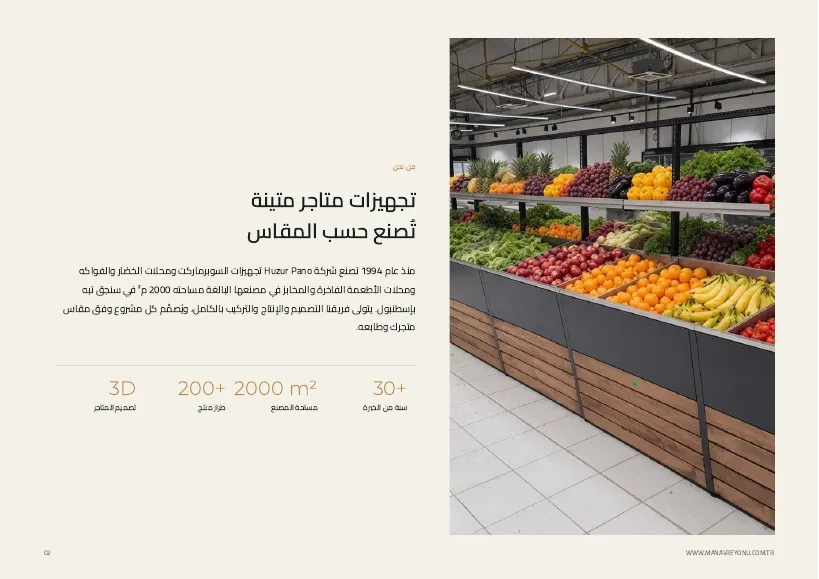
#> input picture katalog/ar-1.webp, 819 x 579 px
$ python make_icon.py ../katalog/ar-0.webp ../katalog/ar-1.webp ../katalog/ar-1.webp
#> lines starting #> are read from the running program, lines starting #| are printed output that depends on the picture; after the words box and inside, x2 and y2 are one past the last pixel; in counts of white or black regions, pixels touching at a corner belong together
#> in compose, `cv = Image.new('RGBA', (W, H), (0, 0, 0, 0))`: cv: PIL image 480x320 RGBA; every value is 0
# Kategori ikonu: beyaz zeminli 1-2 ürün fotoğrafından şeffaf, iç içe ikon üretir
# kullanım: python3 tools/make_icon.py cikti.webp on_foto.jpg [arka_foto.jpg]
import sys
from PIL import Image, ImageDraw, ImageFilter, ImageChops

def cutout(path):
#> called with path = '../katalog/ar-1.webp'
    im = Image.open(path).convert('RGB'); im.thumbnail((900, 900))
#> in cutout, im is the input picture: PIL image 819x579 RGB; mean R, G, B 202, 194.9, 184.6
    w, h = im.size; m = im.copy(); MAG = (255, 0, 255)
#> after `w, h = im.size`: w = 819; h = 579
    pts = [(x, 0) for x in range(0, w, 15)] + [(x, h - 1) for x in range(0, w, 15)] + [(0, y) for y in range(0, h, 15)] + [(w - 1, y) for y in range(0, h, 15)]
    for p in pts:
        px = m.getpixel(p)
        if px != MAG and min(px) > 225:
            ImageDraw.floodfill(m, p, MAG, thresh=28)
#> this loop made 188 passes
#> px on passes 1 to 3: (244, 241, 235), (255, 0, 255), (255, 0, 255)
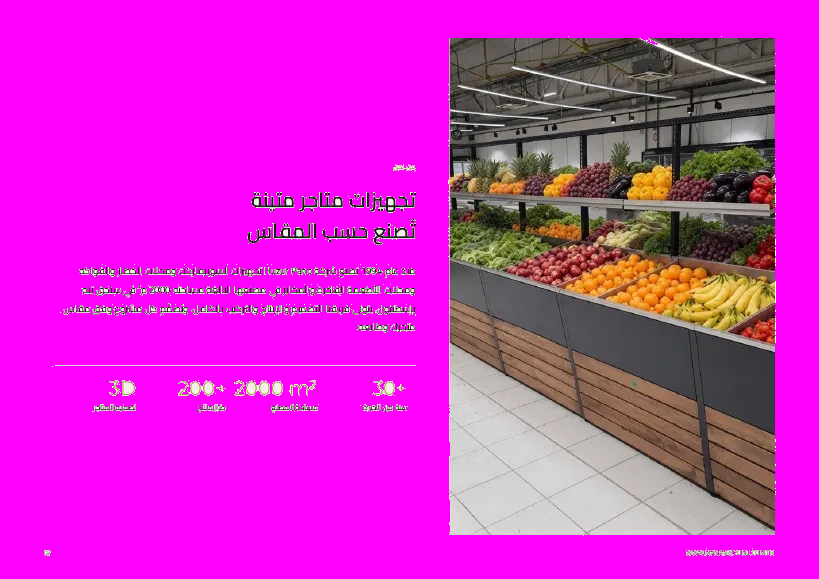
#> m: PIL image 819x579 RGB; mean R, G, B 209, 42, 198.5
    diff = ImageChops.difference(m, Image.new('RGB', m.size, MAG)).convert('L').point(lambda v: 255 if v > 0 else 0)
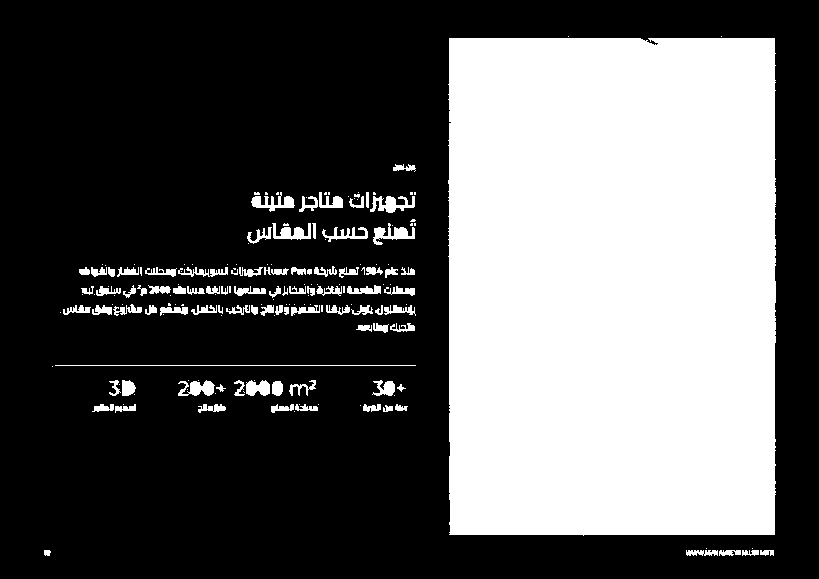
#> diff: PIL image 819x579 L; 36.6% white; 183 white regions (92 under 20 px), largest, box (x1, y1, x2, y2) and area: (448, 38, 776, 536) 162065, (370, 196, 415, 213) 419, (373, 223, 415, 245) 416
    alpha = diff.filter(ImageFilter.MinFilter(3)).filter(ImageFilter.GaussianBlur(1.2))
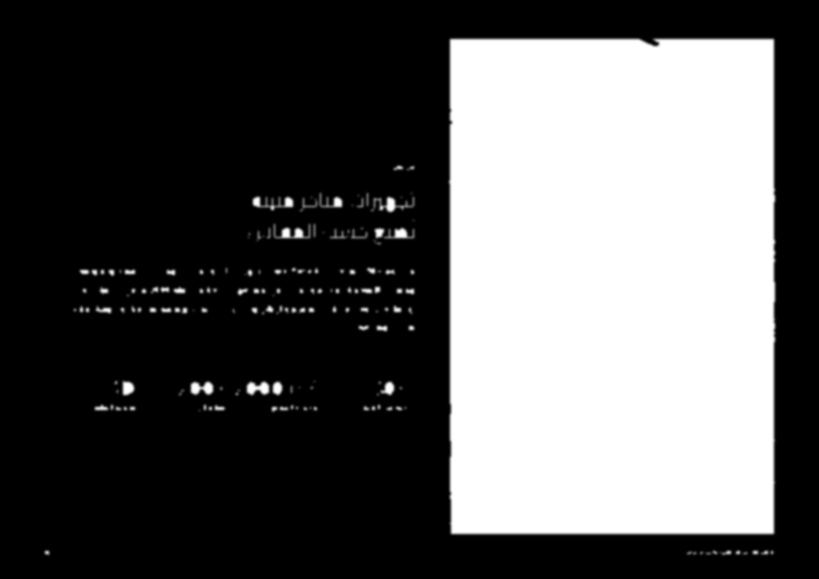
#> alpha: PIL image 819x579 L; min 0, max 255, mean 88.1
    out = im.convert('RGBA'); out.putalpha(alpha)
#> after `out.putalpha(alpha)`:
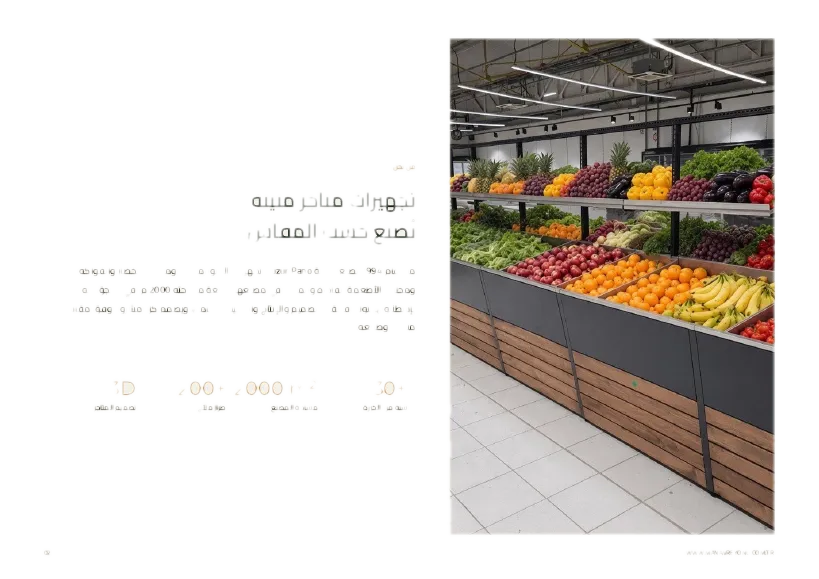
#> out: PIL image 819x579 RGBA; mean R, G, B, A 202, 194.9, 184.6, 88.1; transparent parts drawn white
    return out.crop(alpha.point(lambda v: 255 if v > 40 else 0).getbbox())
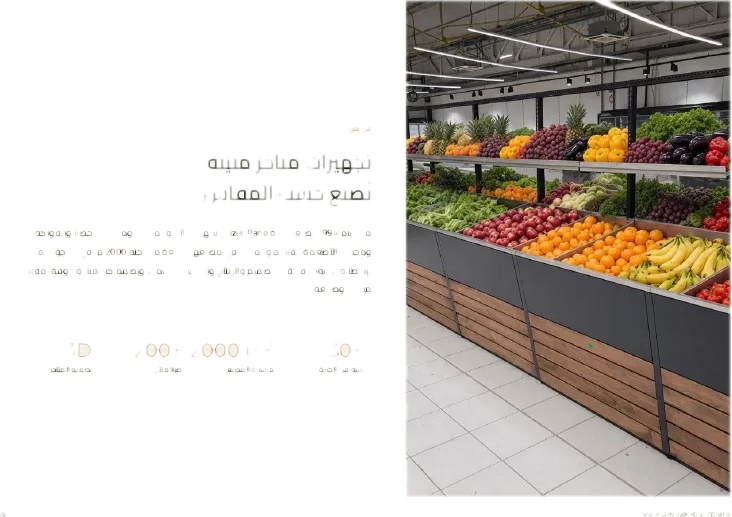
#> returned value: PIL image 732x517 RGBA; mean R, G, B, A 191.4, 183.2, 172.4, 110.4; transparent parts drawn white
#> the loop in cutout (call 2), `for p in pts:` made 188 passes

def fit(img, mw, mh):
#> called with mw = 250, mh = 240
    s = min(mw / img.width, mh / img.height)
#> s = 0.342
    return img.resize((max(1, int(img.width * s)), max(1, int(img.height * s))), Image.LANCZOS)
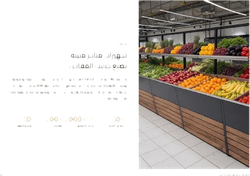
#> returned value: PIL image 250x176 RGBA; mean R, G, B, A 64.7, 58, 51.3, 110.5; transparent parts drawn white

def compose(out, a, b=None):
    W, H = 480, 320
    cv = Image.new('RGBA', (W, H), (0, 0, 0, 0))
    A = cutout(a)
    if b:
        B2 = fit(cutout(b), 250, 240); A2 = fit(A, 290, 300)
        cv.alpha_composite(B2, (W - B2.width - 30, H - B2.height - 10))
        cv.alpha_composite(A2, (30, H - A2.height - 4))
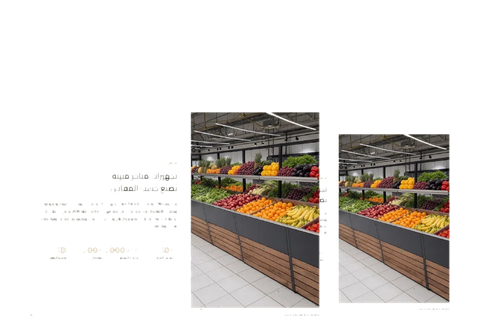
#> cv: PIL image 480x320 RGBA; mean R, G, B, A 41.1, 36.7, 32.3, 73.6; transparent parts drawn white
    else:
        A2 = fit(A, 400, 300); cv.alpha_composite(A2, ((W - A2.width) // 2, H - A2.height - 4))
    cv.save(out, 'WEBP', quality=88)

if __name__ == '__main__':
    compose(sys.argv[1], sys.argv[2], sys.argv[3] if len(sys.argv) > 3 else None)

$ run again, on katalog/ar-2.webp
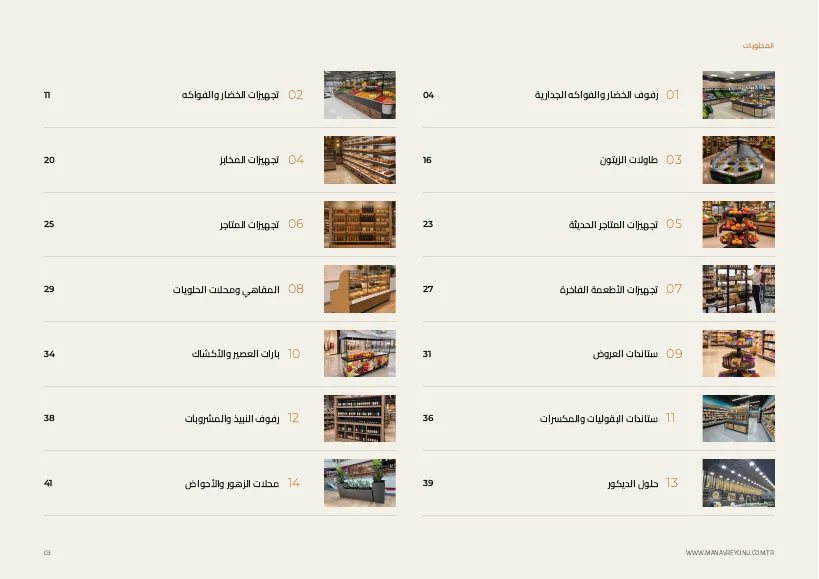
#> input picture katalog/ar-2.webp, 819 x 579 px
#> in cutout, im is the input picture: PIL image 819x579 RGB; mean R, G, B 230.3, 225.7, 216.6
#> the loop in cutout, `for p in pts:` made 188 passes
#> px on passes 1 to 3: (244, 241, 233), (255, 0, 255), (255, 0, 255)
#> in cutout, `diff = ImageChops.difference(m, Image.new('RGB', m.size, MAG)).convert..`:
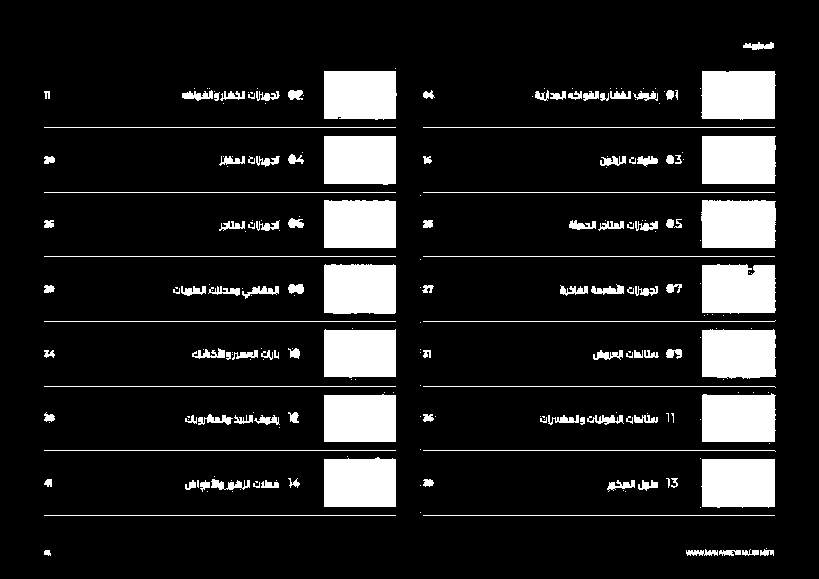
#> diff: PIL image 819x579 L; 13.2% white; 239 white regions (117 under 20 px), largest, box (x1, y1, x2, y2) and area: (324, 264, 396, 314) 3521, (702, 136, 776, 184) 3515, (701, 459, 775, 508) 3510
#> the loop in cutout (call 2), `for p in pts:` made 188 passes
#> s = 0.342
#> in compose, `cv.alpha_composite(A2, (30, H - A2.height - 4))`:
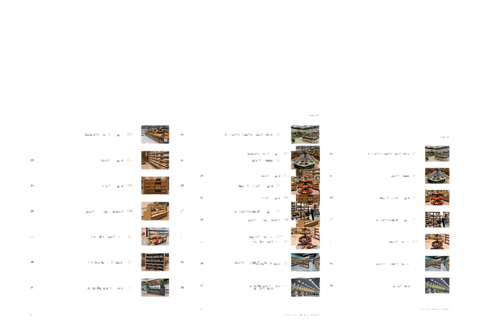
#> cv: PIL image 480x320 RGBA; mean R, G, B, A 16.2, 14.6, 12.8, 18.6; transparent parts drawn white
